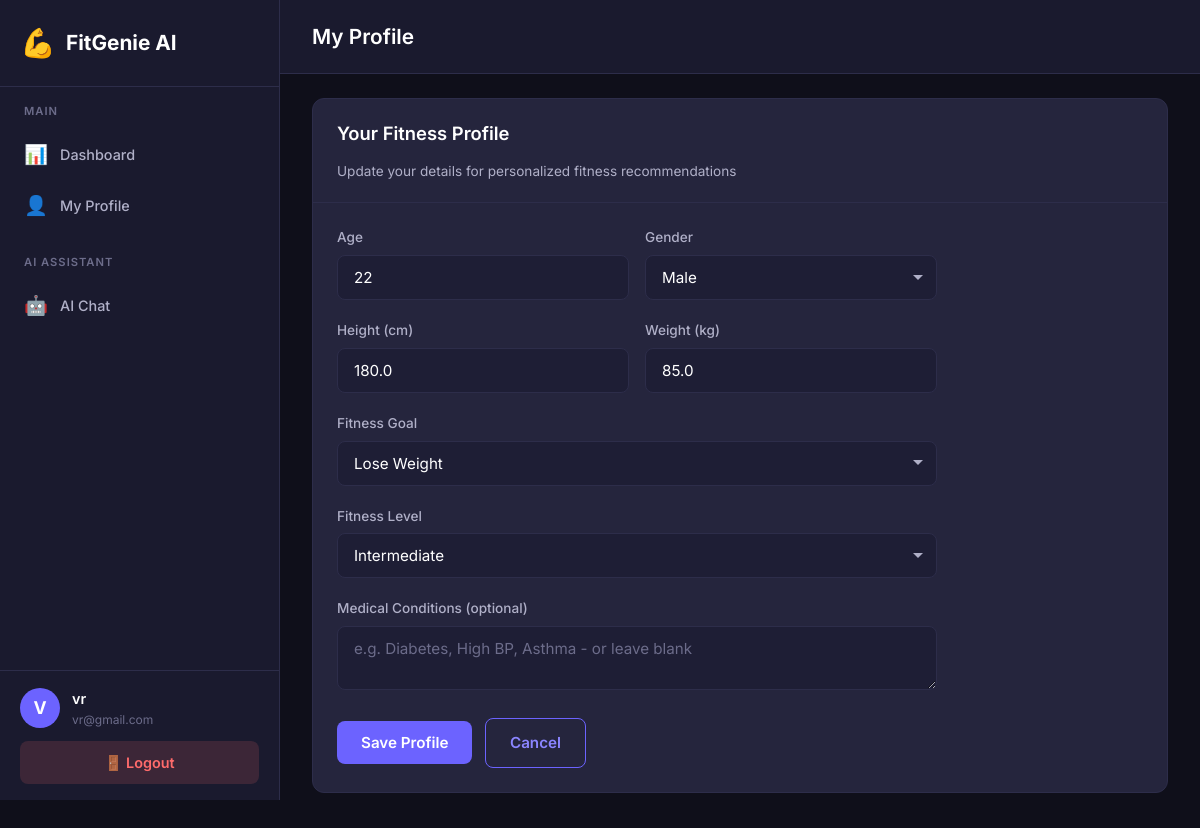
Screenshot of /profile (signed in) with the database file from the repository.
### app.py (models this page shows)
class User(UserMixin, db.Model):
    __tablename__ = "users"
    id = db.Column(db.Integer, primary_key=True)
    name = db.Column(db.String(100), nullable=False)
    email = db.Column(db.String(120), unique=True, nullable=False)
    password = db.Column(db.String(200), nullable=False)
    created_at = db.Column(db.DateTime, default=datetime.utcnow)
    profile = db.relationship("Profile", backref="user", uselist=False)
    chats = db.relationship("ChatHistory", backref="user", lazy=True)

class Profile(db.Model):
    __tablename__ = "profiles"
    id = db.Column(db.Integer, primary_key=True)
    user_id = db.Column(db.Integer, db.ForeignKey("users.id"), unique=True, nullable=False)
    age = db.Column(db.Integer, nullable=True)
    height = db.Column(db.Float, nullable=True)  # in cm
    weight = db.Column(db.Float, nullable=True)  # in kg
    gender = db.Column(db.String(20), nullable=True)
    goal = db.Column(db.String(100), nullable=True)
    fitness_level = db.Column(db.String(50), nullable=True)
    medical_condition = db.Column(db.Text, nullable=True)

### app.py (the view, shortened to what this page needs)
@app.route("/profile", methods=["GET", "POST"])
@login_required
def profile():
    profile = Profile.query.filter_by(user_id=current_user.id).first()
    return render_template("profile.html", profile=profile)

### app.py (called while the page is built)
@login_manager.user_loader
def load_user(user_id):
    return db.session.get(User, int(user_id))

### templates/profile.html (shortened to what this page needs)
<!DOCTYPE html>
<html lang="en">
<head>
    <link rel="stylesheet" href="{{ url_for('static', filename='style.css') }}">
</head>
<body>
    <aside class="sidebar" id="sidebar">
        <div class="sidebar-header">
            <div class="sidebar-logo">
                <span class="logo-icon">💪</span>
                <h2>FitGenie AI</h2>
            </div>
        </div>
        <nav class="sidebar-nav">
            <div class="nav-section">
                <span class="nav-section-title">Main</span>
                <a href="{{ url_for('dashboard') }}" class="nav-item">
                    <span class="nav-icon">📊</span>
                    <span>Dashboard</span>
                </a>
                <a href="{{ url_for('profile') }}" class="nav-item active">
                    <span class="nav-icon">👤</span>
                    <span>My Profile</span>
                </a>
            </div>
            <div class="nav-section">
                <span class="nav-section-title">AI Assistant</span>
                <a href="{{ url_for('dashboard') }}#chat" class="nav-item">
                    <span class="nav-icon">🤖</span>
                    <span>AI Chat</span>
                </a>
            </div>
        </nav>
        <div class="sidebar-footer">
            <div class="user-info">
                <div class="user-avatar">{{ current_user.name[0] | upper }}</div>
                <div class="user-details">
                    <span class="user-name">{{ current_user.name }}</span>
                    <span class="user-email">{{ current_user.email }}</span>
                </div>
            </div>
            <a href="{{ url_for('logout') }}" class="btn btn-logout">🚪 Logout</a>
        </div>
    </aside>
    <main class="main-content">
        <header class="topbar">
            <h1>My Profile</h1>
        </header>
        <div class="content-area">
            <div class="card">
                <div class="card-header">
                    <h3>Your Fitness Profile</h3>
                    <p>Update your details for personalized fitness recommendations</p>
                </div>
                <div class="card-body">
                    <form method="POST" action="{{ url_for('profile') }}" class="profile-form">
                        <div class="form-row">
                            <div class="form-group">
                                <label for="age">Age</label>
                                <input type="number" id="age" name="age" min="1" max="150"
                                    value="{{ profile.age if profile and profile.age else '' }}"
                                    placeholder="e.g. 25">
                            </div>
                            <div class="form-group">
                                <label for="gender">Gender</label>
                                <select id="gender" name="gender">
                                    <option value="Male" {{ 'selected' if profile and profile.gender == 'Male' else '' }}>Male</option>
                                </select>
                            </div>
                        </div>
                        <div class="form-row">
                            <div class="form-group">
                                <label for="height">Height (cm)</label>
                                <input type="number" id="height" name="height" min="1" step="0.1"
                                    value="{{ profile.height if profile and profile.height else '' }}"
                                    placeholder="e.g. 175">
                            </div>
                            <div class="form-group">
                                <label for="weight">Weight (kg)</label>
                                <input type="number" id="weight" name="weight" min="1" step="0.1"
                                    value="{{ profile.weight if profile and profile.weight else '' }}"
                                    placeholder="e.g. 70">
                            </div>
                        </div>
                        <div class="form-group">
                            <label for="goal">Fitness Goal</label>
                            <select id="goal" name="goal">
                                <option value="Lose Weight" {{ 'selected' if profile and profile.goal == 'Lose Weight' else '' }}>Lose Weight</option>
                            </select>
                        </div>
                        <div class="form-group">
                            <label for="fitness_level">Fitness Level</label>
                            <select id="fitness_level" name="fitness_level">
                                <option value="Intermediate" {{ 'selected' if profile and profile.fitness_level == 'Intermediate' else '' }}>Intermediate</option>
                            </select>
                        </div>
                        <div class="form-group">
                            <label for="medical_condition">Medical Conditions (optional)</label>
                            <textarea id="medical_condition" name="medical_condition" rows="2"
                                placeholder="e.g. Diabetes, High BP, Asthma - or leave blank">{{ profile.medical_condition if profile and profile.medical_condition else '' }}</textarea>
                        </div>
                        <button type="submit" class="btn btn-primary">Save Profile</button>
                        <a href="{{ url_for('dashboard') }}" class="btn btn-outline" style="margin-left: 8px;">Cancel</a>
                    </form>
                </div>
            </div>
        </div>
    </main>
</body>
</html>

### rows the page displays
User: name "V", name "vr", email "vr@gmail.com"
Profile: age "22", height "180.0", weight "85.0"
